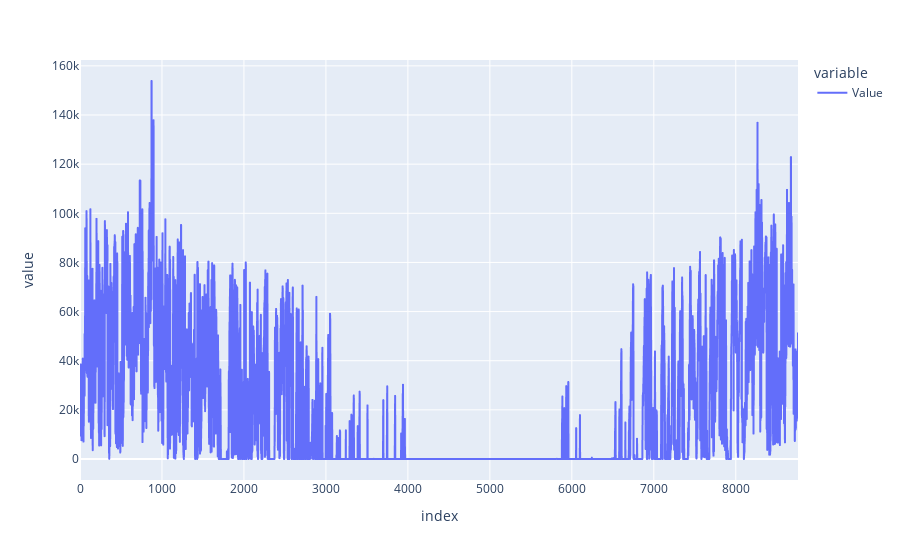

The notebook cell this image was saved under:
### Code cell
model_hp = mobj.models[3]

print(model_hp.model_id)

hpseries = model_hp.sql_data.get_timeseries().availseries()

[x['Name'] for x in hpseries]

hpseries[-2]

id=6017
id=6002

px.line(
    pd.DataFrame(
        model_hp.sql_data.sql_timeseries.getseries_by_record_id(id)
    )['Value']
)

### Figure 1 — Plotly figure (JSON) as saved in the notebook; plotly's stock layout.template omitted (floating-point values rounded to 4 significant figures; data arrays with more than 128 entries replaced by an {"elided": "..."} marker saying what was removed)
{"data": [{"hovertemplate": "variable=Value<br>index=%{x}<br>value=%{y}<extra></extra>", "legendgroup": "Value", "line": {"color": "#636efa", "dash": "solid"}, "marker": {"symbol": "circle"}, "mode": "lines", "name": "Value", "showlegend": true, "type": "scattergl", "x": {"elided": "8760 int values"}, "xaxis": "x", "y": {"elided": "8760 float values"}, "yaxis": "y"}], "layout": {"legend": {"title": {"text": "variable"}, "tracegroupgap": 0}, "margin": {"t": 60}, "xaxis": {"anchor": "y", "domain": [0, 1], "title": {"text": "index"}}, "yaxis": {"anchor": "x", "domain": [0, 1], "title": {"text": "value"}}}}
